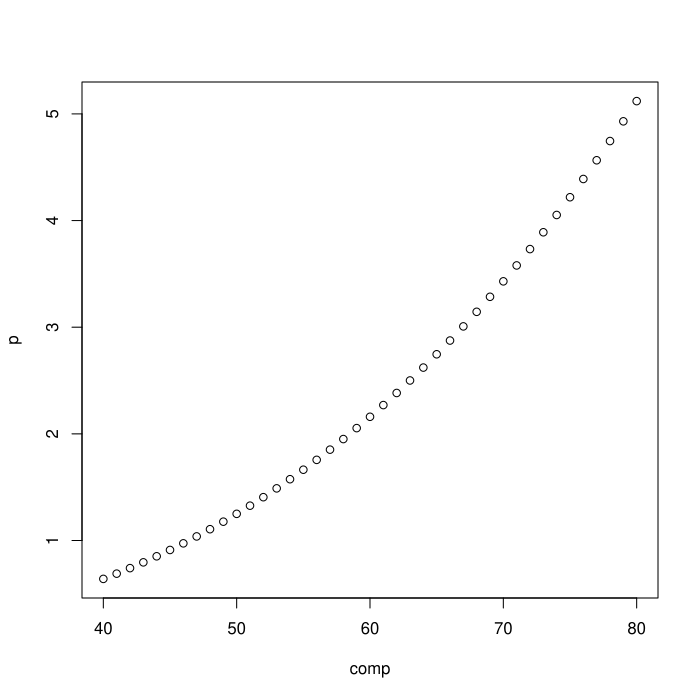

This chart was generated by the following R code:
#!/usr/bin/env Rscript

# Exercícios
# 1.2 Simulação de dados de comprimento e peso de um organismo qualquer
# O modelo usado será p = α * comp^β em que:
# p = peso(kg)
# comp = comprimento(cm)
# A título de exemplo os parâmetros para essa simulação são α=0.00001 e
# β=3

# a. Crie uma sequência de números de 40 a 80 com intervalos regulares
# iguais a 1 e armazene no objeto comp. Este vetor representará uma
# simulação de comprimento de peixes
comp <- seq(40, 80)

# b. Utilize as informações indicadas no enunciado para calcular o que deve
# ser o peso esperado(p) segundo o modelo indicado acima. Faça um diagrama
# de dispersão para comprimento e peso.
α <- 0.00001
β <- 3
p <- α * comp^β
plot(comp, p)

# c. O gráfico obtido no item anterior não representa uma amostra muito
# realista de uma relação comprimento-peso. Vamos agora criar um "erro"
# de tal forma que obteremos algo um pouco mais razoável. Para isto
# poderemos usar:
# erro <- rnorm(length(comp), 0,.25)
# Este vetor, de tamanho igual ao do vetor comp, é constituído de uma
# amostra aleatória de uma distribuição normal com média 0 e desvio padrão
# 0.25. Adicione o erro ao peso (p) para criar um vetor de peso com ruído
# (pr). Finalmente faça um diagrama de dispersão para comp e pr.
erro <- rnorm(length(comp), 0,.25)
pr <- p + erro
plot(comp, pr)
